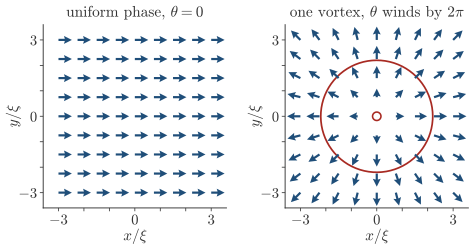

Reproduce this figure in Python.
"""Session 1, the phase of a superconducting order parameter, uniform and with one vortex.

The arrow at each point is Delta(r) = |Delta(r)| exp(i theta(r)) drawn in the complex plane. Uniform state,
theta = 0. Vortex, theta = arg(x + i y) and |Delta| = tanh(r / xi), so the amplitude vanishes at the core
and the phase winds by 2 pi along any loop around it. Redrawn on 2026-11-21 with the axes x/xi and y/xi, the positions
in units of the coherence length xi. The fields and the winding along the red loop are in _g1_phase.py, which the
picture quiz of the same page also uses.
"""
import os, sys
sys.path.insert(0, os.path.dirname(os.path.abspath(__file__)))
sys.path.insert(0, os.path.join(os.path.dirname(os.path.abspath(__file__)), '..'))
import numpy as np
import matplotlib.pyplot as plt
import style
import _g1_phase

w = _g1_phase.check()
assert abs(w['vortex'] - 1) < 1e-9 and abs(w['uniform']) < 1e-9

FS = 11.5
fig, axs = plt.subplots(1, 2, figsize=(12.5 * style.CM, 6.9 * style.CM))
fig.subplots_adjust(wspace=0.32, left=0.08, right=0.98, bottom=0.14, top=0.88)
_g1_phase.draw(axs[0], 'uniform', loop=False)
_g1_phase.draw(axs[1], 'vortex')
axs[1].scatter([0], [0], s=40, facecolor='white', edgecolor=style.BROKEN, lw=1.2, zorder=4)
axs[0].set_title(r'uniform phase, $\theta=0$', fontsize=FS)
axs[1].set_title(r'one vortex, $\theta$ winds by $2\pi$', fontsize=FS, color=style.INK)
for ax in axs:
    for s in ('top', 'right'):
        ax.spines[s].set_visible(False)
    ax.set_xlim(-3.6, 3.6); ax.set_ylim(-3.6, 3.6)
    ax.set_xticks([-3, -2, -1, 0, 1, 2, 3]); ax.set_yticks([-3, -2, -1, 0, 1, 2, 3])
    ax.set_xticklabels(['$-3$', '', '', '0', '', '', '3'], fontsize=FS - 0.5)
    ax.set_yticklabels(['$-3$', '', '', '0', '', '', '3'], fontsize=FS - 0.5)
    ax.tick_params(length=2.5, width=0.6, pad=2)
    ax.set_xlabel(r'$x/\xi$', fontsize=FS, labelpad=1); ax.set_ylabel(r'$y/\xi$', fontsize=FS, labelpad=-2)
style.save(fig, __file__)
